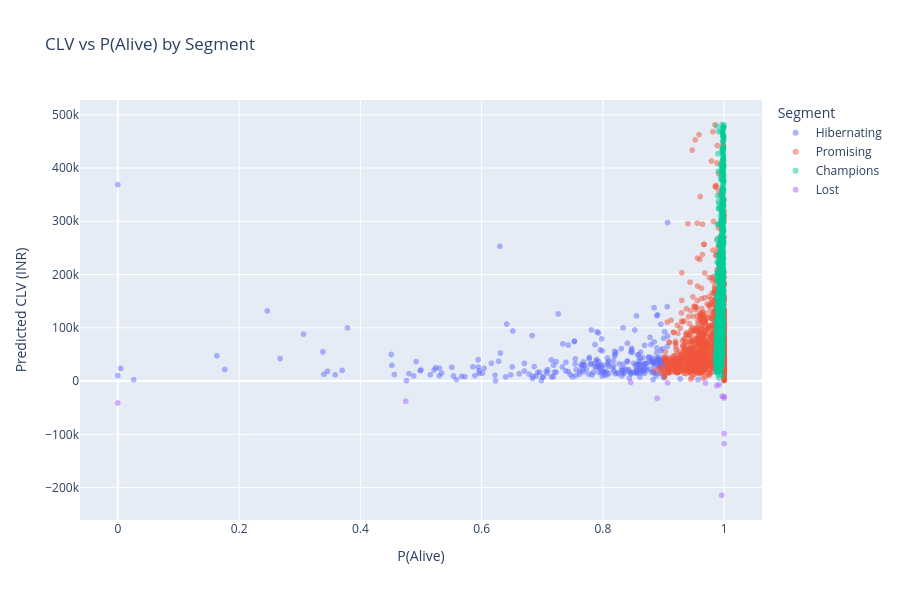

Write notebook code for a chart like this one.
### Code cell
# Interactive scatter: CLV vs P(alive) colored by segment
plot_df = segments[segments['predicted_clv'] < segments['predicted_clv'].quantile(0.95)].copy()

fig = px.scatter(plot_df, x='p_alive', y='predicted_clv',
                 color='segment_name', opacity=0.5,
                 title='CLV vs P(Alive) by Segment',
                 labels={'predicted_clv': 'Predicted CLV (INR)', 'p_alive': 'P(Alive)'})
fig.update_layout(legend_title='Segment', width=900, height=600)
fig.show()

### Figure 1 — Plotly figure (JSON) as saved in the notebook; plotly's stock layout.template omitted (floating-point values rounded to 4 significant figures; data arrays with more than 128 entries replaced by an {"elided": "..."} marker saying what was removed)
{"data": [{"hovertemplate": "segment_name=Hibernating<br>P(Alive)=%{x}<br>Predicted CLV (INR)=%{y}<extra></extra>", "legendgroup": "Hibernating", "marker": {"color": "#636efa", "opacity": 0.5, "symbol": "circle"}, "mode": "markers", "name": "Hibernating", "showlegend": true, "type": "scattergl", "x": {"elided": "287 float values"}, "xaxis": "x", "y": {"elided": "287 float values"}, "yaxis": "y"}, {"hovertemplate": "segment_name=Promising<br>P(Alive)=%{x}<br>Predicted CLV (INR)=%{y}<extra></extra>", "legendgroup": "Promising", "marker": {"color": "#EF553B", "opacity": 0.5, "symbol": "circle"}, "mode": "markers", "name": "Promising", "showlegend": true, "type": "scattergl", "x": {"elided": "2533 float values"}, "xaxis": "x", "y": {"elided": "2533 float values"}, "yaxis": "y"}, {"hovertemplate": "segment_name=Champions<br>P(Alive)=%{x}<br>Predicted CLV (INR)=%{y}<extra></extra>", "legendgroup": "Champions", "marker": {"color": "#00cc96", "opacity": 0.5, "symbol": "circle"}, "mode": "markers", "name": "Champions", "showlegend": true, "type": "scattergl", "x": {"elided": "1197 float values"}, "xaxis": "x", "y": {"elided": "1197 float values"}, "yaxis": "y"}, {"hovertemplate": "segment_name=Lost<br>P(Alive)=%{x}<br>Predicted CLV (INR)=%{y}<extra></extra>", "legendgroup": "Lost", "marker": {"color": "#ab63fa", "opacity": 0.5, "symbol": "circle"}, "mode": "markers", "name": "Lost", "showlegend": true, "type": "scattergl", "x": [2.508e-08, 1.0, 0.8458, 1.0, 1.0, 0.4748, 0.9692, 0.9875, 0.8896, 0.9958, 0.9066, 0.9966, 0.9918, 1.0], "xaxis": "x", "y": [-41150.0, -98570.0, -2749.0, -28870.0, -31830.0, -37830.0, -3689.0, -8506.0, -32650.0, -214400.0, -3450.0, -28750.0, -6686.0, -117600.0], "yaxis": "y"}], "layout": {"height": 600, "legend": {"title": {"text": "Segment"}, "tracegroupgap": 0}, "title": {"text": "CLV vs P(Alive) by Segment"}, "width": 900, "xaxis": {"anchor": "y", "domain": [0.0, 1.0], "title": {"text": "P(Alive)"}}, "yaxis": {"anchor": "x", "domain": [0.0, 1.0], "title": {"text": "Predicted CLV (INR)"}}}}
